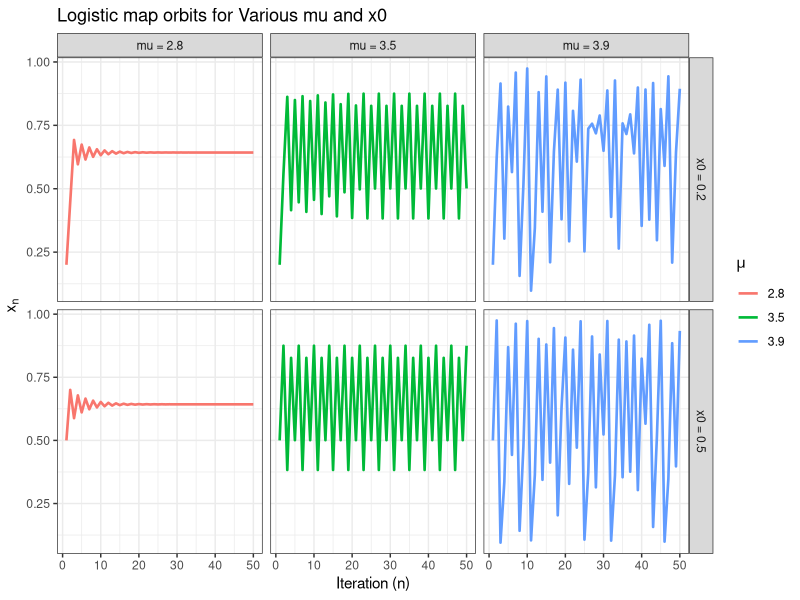
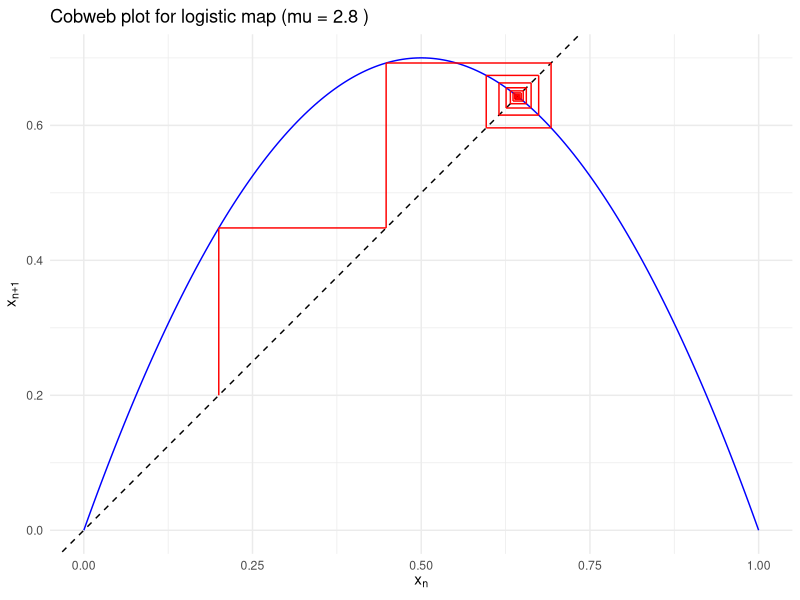
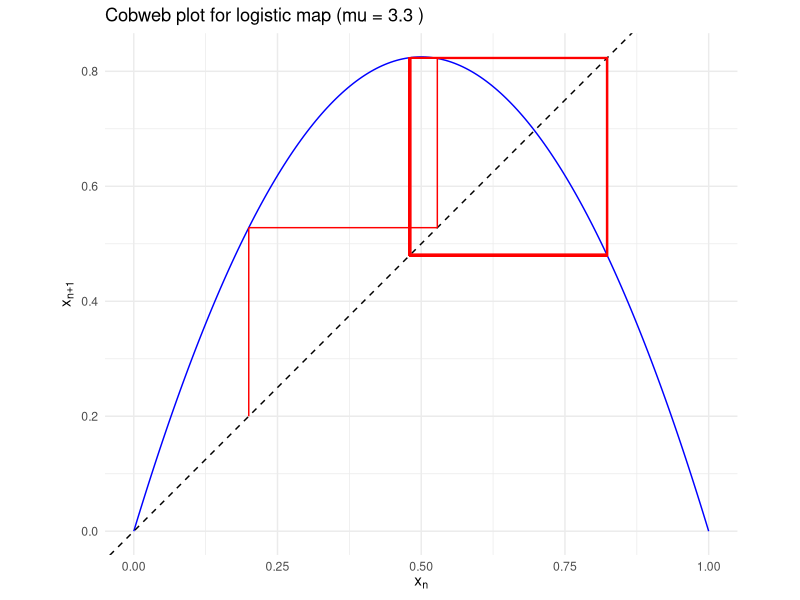
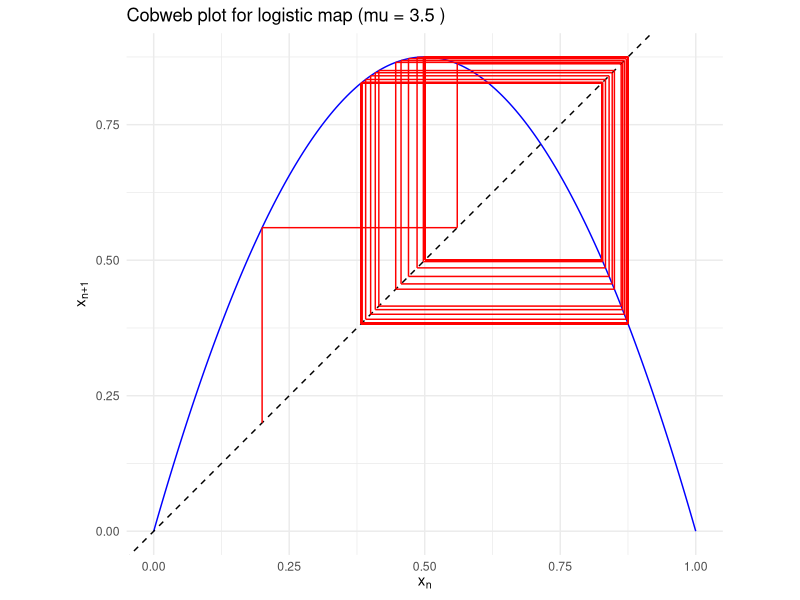
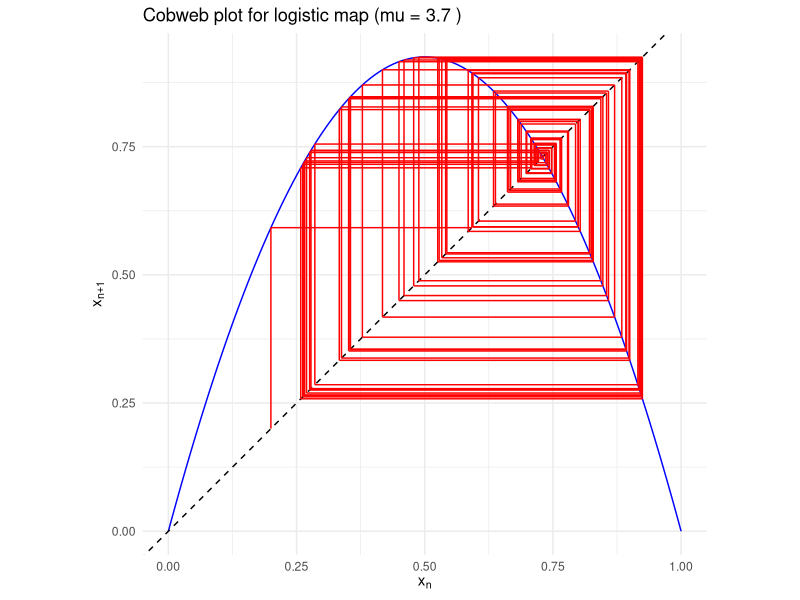
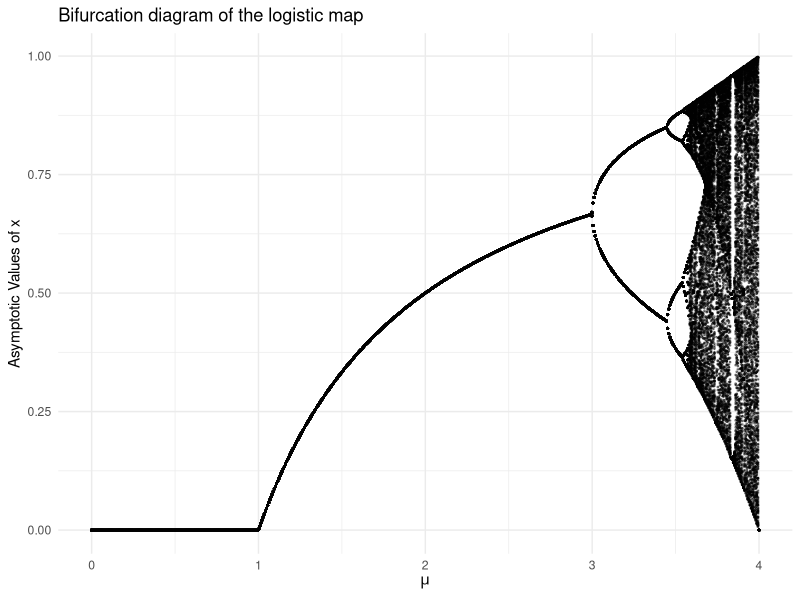
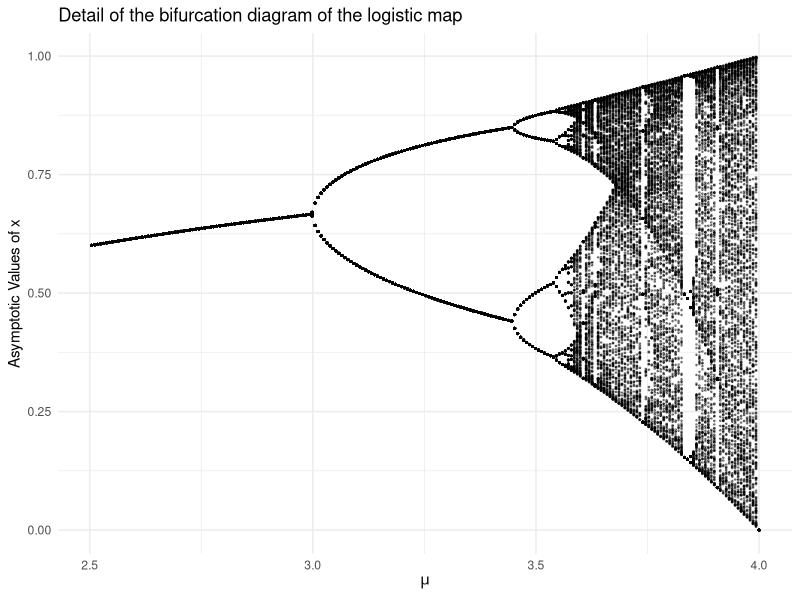

Reproduce these figures in R, in order.
## ---- chunk 1

knitr::opts_chunk$set(
  echo = TRUE,        # Show the code in the output
  message = FALSE,    # Hide library/package messages
  warning = FALSE     # Hide warnings
)
## ---- chunk 2
# Load necessary libraries
library(ggplot2)       # For general plotting
library(tidyverse)     # For data manipulation and plotting

# Logistic map function
logistic_map <- function(x, mu) {
  mu * x * (1 - x)
}

# Generate a time series (orbit) of length n for a given mu and initial x0
iterate_logistic <- function(mu, x0, n) {
  x_values <- numeric(n)
  x_values[1] <- x0
  for (i in 2:n) {
    x_values[i] <- logistic_map(x_values[i - 1], mu)
  }
  # Return a data frame with iteration index and x-value
  data.frame(
    iteration = 1:n,
    x = x_values,
    mu = mu,
    x0 = x0
  )
}
## ---- chunk 3
# Parameters
n <- 50                     # Number of iterations
x0_values <- c(0.2, 0.5)    # Different initial conditions
mu_values <- c(2.8, 3.5, 3.9)  # Different mu's

# Generate orbits
orbit_data <- data.frame()
for (mu in mu_values) {
  for (x0 in x0_values) {
    orbit_data <- rbind(orbit_data, iterate_logistic(mu, x0, n))
  }
}

# Convert mu and x0 to labels for faceting
orbit_data$mu_label  <- paste0("mu = ", orbit_data$mu)
orbit_data$x0_label  <- paste0("x0 = ", orbit_data$x0)

ggplot(orbit_data, aes(x = iteration, y = x, color = as.factor(mu))) +
  geom_line(linewidth = 0.9) +
  facet_grid(x0_label ~ mu_label, scales = "free_y") +
  xlab("Iteration (n)") +
  ylab(expression(x[n])) +
  labs(color = expression(mu)) +
  ggtitle("Logistic map orbits for Various mu and x0") +
  theme_bw()

## ---- chunk 4
# Cobweb plot function
cobweb_plot <- function(mu, x0 = 0.2, n_iter = 50) {
  
  # Generate iterative points
  x_vals <- numeric(n_iter)
  x_vals[1] <- x0
  for (i in 2:n_iter) {
    x_vals[i] <- logistic_map(x_vals[i - 1], mu)
  }
  
  # Data for the logistic curve f(x) = mu*x*(1 - x)
  curve_data <- data.frame(
    x = seq(0, 1, length.out = 200)
  )
  curve_data$fx <- logistic_map(curve_data$x, mu)
  
  # Data for the cobweb lines
  cobweb_segments <- data.frame(
    x_start = x_vals[-length(x_vals)],
    x_end   = x_vals[-length(x_vals)],
    y_start = x_vals[-length(x_vals)],
    y_end   = x_vals[-1]
  )
  
  # We'll pair each vertical line with a horizontal line from (x_end, y_end).
  # The second set is for the horizontal segments:
  cobweb_segments2 <- data.frame(
    x_start = x_vals[-length(x_vals)],
    x_end   = x_vals[-1],
    y_start = x_vals[-1],
    y_end   = x_vals[-1]
  )
  
  # Plot
  ggplot() +
    geom_line(data = curve_data, aes(x = x, y = fx), color = "blue") +       # logistic curve
    geom_abline(slope = 1, intercept = 0, linetype = "dashed") +            # y = x line
    geom_segment(data = cobweb_segments,
                 aes(x = x_start, xend = x_end, y = y_start, yend = y_end),
                 color = "red") +                                           # vertical
    geom_segment(data = cobweb_segments2,
                 aes(x = x_start, xend = x_end, y = y_start, yend = y_end),
                 color = "red") +                                           # horizontal
    labs(title = paste("Cobweb plot for logistic map (mu =", mu, ")"),
         x = expression(x[n]),
         y = expression(x[n+1])) +
    coord_fixed(ratio = 1) +
    theme_minimal()
}
## ---- chunk 5
# Example cobweb for mu = 2.8
cobweb_plot(mu = 2.8, x0 = 0.2, n_iter = 20)
## ---- chunk 6
# Example cobweb for mu = 3.3
cobweb_plot(mu = 3.3, x0 = 0.2, n_iter = 50)
## ---- chunk 7
# Example cobweb for mu = 3.5
cobweb_plot(mu = 3.5, x0 = 0.2, n_iter = 100)
## ---- chunk 8
# Example cobweb for mu = 3.7
cobweb_plot(mu = 3.7, x0 = 0.2, n_iter = 100)
## ---- chunk 9
# Function to generate a bifurcation dataset
generate_bifurcation_data <- function(mu_min, mu_max, mu_steps, 
                                      x0 = 0.5,  # initial condition
                                      n_iter = 1000,  # total iterations
                                      n_keep = 300) { # how many to keep (post-transient)
  mu_values <- seq(mu_min, mu_max, length.out = mu_steps)
  bif_data <- data.frame()
  
  for (mu in mu_values) {
    x <- numeric(n_iter)
    x[1] <- x0
    # Iterate
    for (i in 2:n_iter) {
      x[i] <- logistic_map(x[i - 1], mu)
    }
    # Discard the first (n_iter - n_keep) points
    # Keep only the tail where the orbit "settled"
    keep_x <- tail(x, n_keep)
    
    temp_df <- data.frame(
      mu = rep(mu, n_keep),
      x = keep_x
    )
    bif_data <- rbind(bif_data, temp_df)
  }
  
  bif_data
}
## ---- chunk 10
# Generate data
bif_data <- generate_bifurcation_data(mu_min = 0, mu_max = 4, mu_steps = 600,
                                      x0 = 0.5, n_iter = 1000, n_keep = 300)

# Plot
ggplot(bif_data, aes(x = mu, y = x)) +
  geom_point(size = 0.3, alpha = 0.4) +
  labs(title = "Bifurcation diagram of the logistic map",
       x = expression(mu),
       y = "Asymptotic Values of x") +
  theme_minimal()

# Plot
ggplot(bif_data %>% filter(mu > 2.5), aes(x = mu, y = x)) +
  geom_point(size = 0.3, alpha = 0.4) +
  labs(title = "Detail of the bifurcation diagram of the logistic map",
       x = expression(mu),
       y = "Asymptotic Values of x") +
  theme_minimal()

